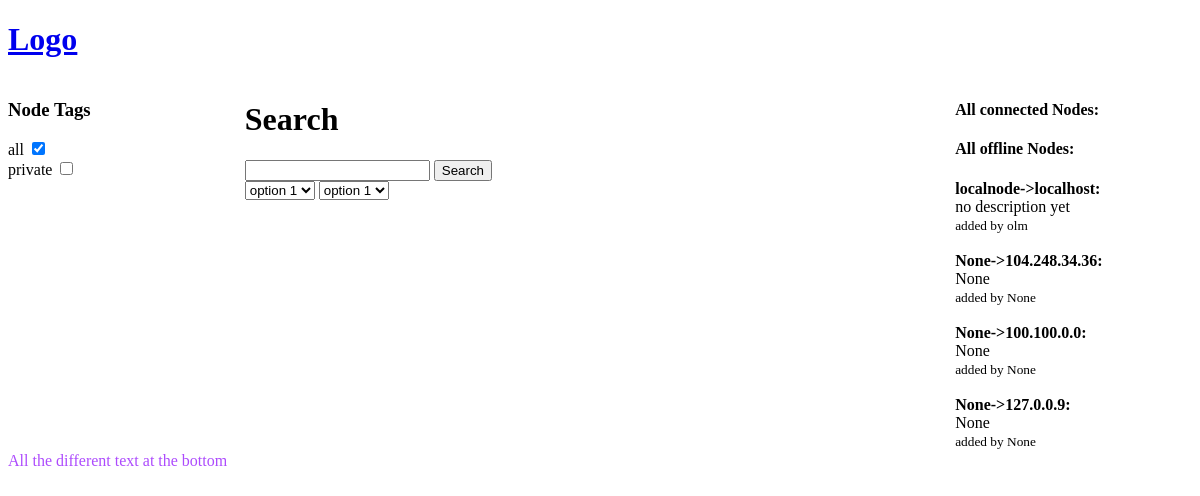
Before: / with the older database file.
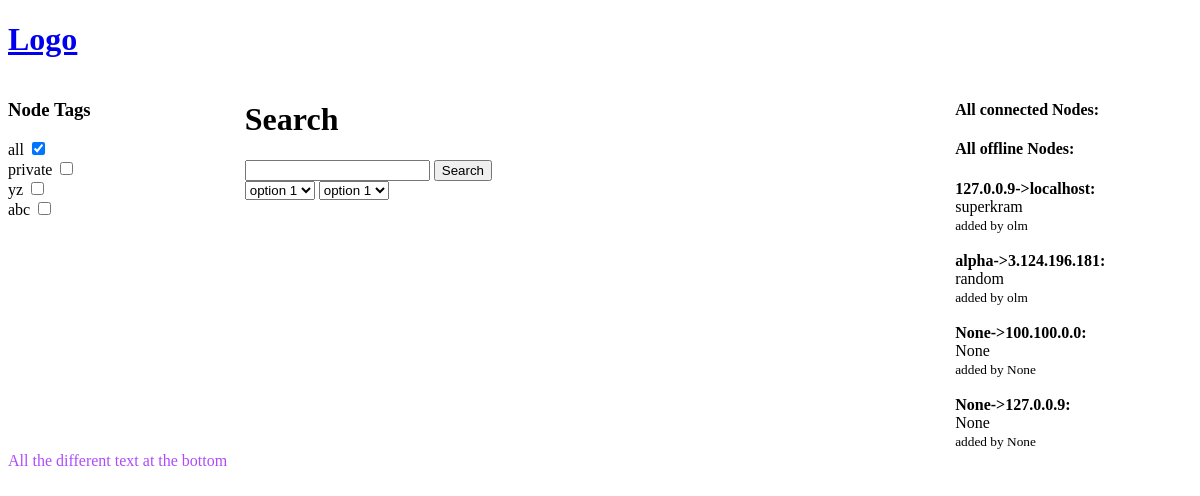
After: the same page with the newer database file.
### swarmsearch/models.py (models this page shows, shortened)
class Tag(models.Model):
    name = models.CharField(max_length=50, primary_key=True)
    def __str__(self):
        return self.name

class SwarmNode(models.Model):
    added_by = models.ForeignKey(User, on_delete=models.SET_NULL, null=True)
    ownerTag = models.CharField(max_length=200, null=True, blank=True)
    name = models.CharField(max_length=200,null=True, blank=True)
    ip = models.CharField(max_length=20, primary_key=True)
    description = models.TextField(null=True, blank=True)
    updated = models.DateTimeField(auto_now=True)
    added = models.DateTimeField(auto_now_add=True)
    onTime =  models.DateTimeField(null=True, blank=True)

### swarmsearch/views.py (the view)
# urls.py: 2. Add a URL to urlpatterns:  path('', views.home, name='home')
def home(request):
    port=18861
    nodes = SwarmNode.objects.all()
    nodes= list(nodes)
    IPset = set([])
    socket.setdefaulttimeout(0.5)        #set the timeout to 0.5 seconds
    for node in nodes:
        IPset.add(str(node.ip))
    for node in nodes:
        if(not any(node==mynode.data for mynode in cList)):
            success,c=_get_rpc(node.ip, port)
            if(success):
                iplist=list(IPset)
                details=c.get_Node_details(iplist)
                print(details)
                node.name=str(details["name"])
                node.ownerTag=str(details["tags"])
                Tag.objects.update_or_create(name=node.ownerTag)
                node.description=str(details["description"])
                date_format = "%Y%m%dT%X"
                a = datetime.strptime(str(details["onlineTime"]), date_format)
                node.onTime=a
                node.save()
                myNode=localNode(node, c, True)
                cList.append(myNode)
                try:
                    elist.remove(any(node==mynode.data for mynode in elist))
                except:
                    print("nothing to remove")
                for newIp in details["storedIP"]:
                    newNode = SwarmNode.objects.filter(ip=newIp)
                    if not newNode:
                        newNode = SwarmNode.objects.create(ip=newIp)
                        nodes.append(newNode)
            else:
                myNode=localNode(node, c, False)
                if(not any(node==mynode.data for mynode in elist)):
                    elist.append(myNode)
    alltags = Tag.objects.all()
    socket.setdefaulttimeout(5)        #set the timeout to 0.5 seconds
    context = {'nodes': cList, 'offline':elist, 'tags':alltags}
    return render(request, 'home.html', context)

### swarmsearch/views.py (called while the page is built)
def _get_rpc(ip, port):
    a = xmlrpc.client.ServerProxy('http://'+str(ip)+':'+ str(port))
    try:
        success= a.con_test()   # Call a status test method.
        if(success):
            print("connected:", ip)
    except xmlrpc.client.Fault:
        print("faulty method:" , ip)
        pass
    except socket.error:
        print("no connection:" , ip)
        return False, None
    except:
        print("connect error:" , ip)
        return False, None
    return True, a

### templates/home.html (shortened to what this page needs)
{% extends 'main.html' %}
{% block content %}
<form method="POST" action='{% url "results" %}''>
<div class="home-container">
    <div>
        <h3> Node Tags</h3>
            <div>
                <label>all</label>
                <label class="switch">
                    <input type="checkbox" checked="true" name="Tag_value" value = "all">
                </label>
        </div>
        {%for tag in tags%}
             <div>
                <label>{{tag.name}}</label>
                <label class="switch">
                    <input type="checkbox" name="Tag_value" value = {{tag}}>
                </label>
            </div>
        {% endfor %}
    </div>
    <div>
    <h1>Search</h1>
        <input type="text" name="query">
        <button type="submit">Search</button> <br>
        <select name="optionlist">
            <option>option 1</option>
            </select>
        <select name="optionlist2">
            <option>option 1</option>
            </select>
            <br>
            <br>
            <br>
    </div>
    <div>
        <h4>All connected Nodes:</h4>
        <h4>All offline Nodes:</h4>
        <div>
            {% for node in offline %}
            <div>
                <b>{{node.data.name}}->{{node.data.ip}}:</b>
                <div>{{node.data.description}}</div>
                <small>added by {{node.data.added_by}}</small>
            </div>
            {% endfor %}
        </div>
    </div>
</div>
</form>
{% endblock %}

### templates/main.html (shortened to what this page needs)
<!DOCTYPE html>
<html lang="en">
  <head>
  </head>
  <body>
    {% include 'navbar.html'%}
    {% block content %}
    {% endblock %}
    {% include 'bottom.html'%}
  </body>
</html>

### templates/navbar.html
<a href="{% url 'home'%}">
    <h1>Logo</h1>
</a>

### templates/bottom.html
<div style="position: relative; bottom: 16px; color: rgb(173, 75, 253)">
    All the different text at the bottom
    </div>

### templates/home.html (style rules this page uses)
.home-container { display: grid; grid-template-columns: 1fr 3fr 1fr; }

Changed rows visible on the page:
removed SwarmNode: data.name "None", data.ip "104.248.34.36", data.description "None", data.added_by "None"
added Tag: name "yz"
added Tag: name "abc"
added SwarmNode: data.name "alpha", data.ip "3.124.196.181", data.description "random", data.added_by "olm"
Other visible differences:
new list line: "127.0.0.9 localhost superkram olm"
new list line: "-> : added by"
list line gone: "localnode localhost no description yet olm"
list line gone: "-> : added by"
